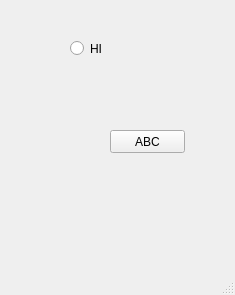
<?xml version="1.0" encoding="UTF-8"?>
<ui version="4.0">
 <class>MainWindow</class>
 <widget class="QMainWindow" name="MainWindow">
  <property name="geometry">
   <rect>
    <x>0</x>
    <y>0</y>
    <width>235</width>
    <height>295</height>
   </rect>
  </property>
  <property name="windowTitle">
   <string>MainWindow</string>
  </property>
  <widget class="QWidget" name="centralwidget">
   <widget class="QRadioButton" name="hi">
    <property name="geometry">
     <rect>
      <x>70</x>
      <y>40</y>
      <width>82</width>
      <height>17</height>
     </rect>
    </property>
    <property name="text">
     <string>HI</string>
    </property>
   </widget>
   <widget class="QPushButton" name="abc">
    <property name="geometry">
     <rect>
      <x>110</x>
      <y>130</y>
      <width>75</width>
      <height>23</height>
     </rect>
    </property>
    <property name="text">
     <string>ABC</string>
    </property>
   </widget>
  </widget>
  <widget class="QMenuBar" name="menubar">
   <property name="geometry">
    <rect>
     <x>0</x>
     <y>0</y>
     <width>235</width>
     <height>21</height>
    </rect>
   </property>
  </widget>
  <widget class="QStatusBar" name="statusbar"/>
 </widget>
 <resources/>
 <connections/>
</ui>
